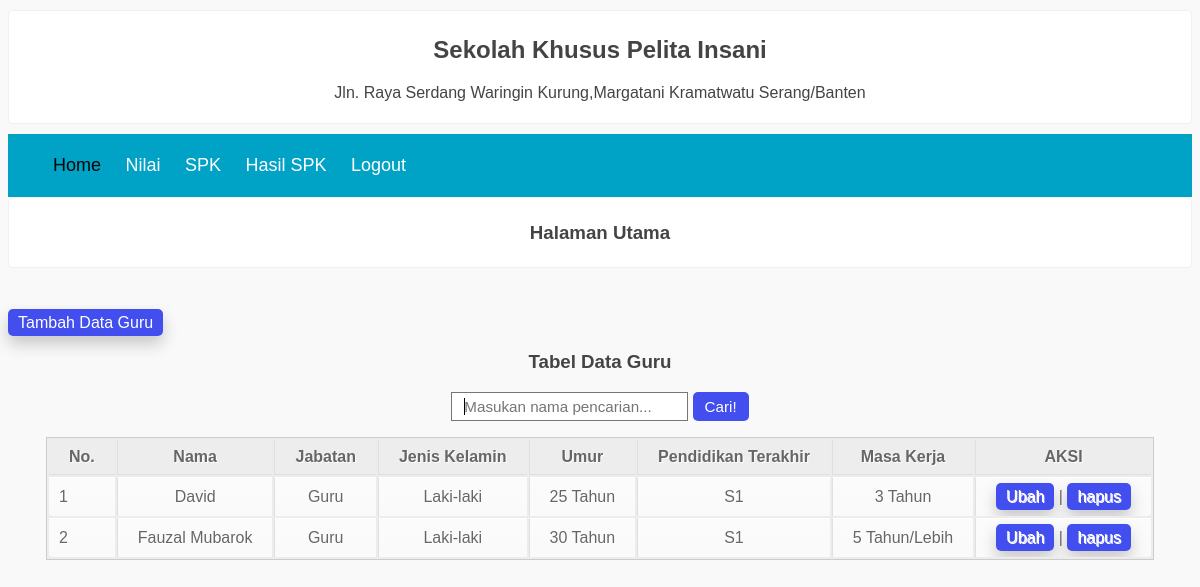
The app's page /index.php (signed in) with its own data.
### tables this page shows
CREATE TABLE `guru` (
  `id` int(11) NOT NULL,
  `nama` varchar(30) NOT NULL,
  `tanggal` varchar(30) NOT NULL,
  `telpon` varchar(20) NOT NULL,
  `kelamin` varchar(20) NOT NULL,
  `alamat` varchar(30) NOT NULL,
  `pend_ter` varchar(8) NOT NULL
);

### functions.php (called while the page is built, shortened)
<?php
$conn = mysqli_connect("localhost", "root", "", "spk");
function query($query){
    global $conn;
    $result = mysqli_query($conn, $query);
    $rows=[];
    while($row = mysqli_fetch_assoc($result) ){
        $rows[] = $row;
    }
    return $rows;
}
?>

### index.php (the view, shortened to what this page needs)
<?php
require 'functions.php';
$mahasiswa = query ("SELECT * FROM guru ORDER BY id");
$sus = count($mahasiswa);
if($sus == 0){
    $jadi = 1;
    }else{
        $jadi = 2;
    }
?>
<html>
<head>
    <link rel="stylesheet" href="css1/style_index4.css">
</head>
<body>
    <div class="content">
        <header>
            <h2 class="judul">Sekolah Khusus Pelita Insani</h2>
            <p align="center">Jln. Raya Serdang Waringin Kurung,Margatani Kramatwatu Serang/Banten</p>
        </header>
        <nav>
            <ul>
                <li id="home"><a href="index.php">Home</a></li>
                <li><a href="nilai.php">Nilai</a></li>
                <li><a href="ubahBobot.php">SPK</a></li>
                <li><a href="report.php">Hasil SPK</a></li>
                <li><a href="logout.php" onclick="return confirm('apakah anda ingin keluar?');">Logout</a></li>
            </ul>
        </nav>
        <header>
            <h3 align="center">Halaman Utama</h3>
        </header>
        <br></br>
    <a href="tambah/tambah_guru.php" class="button">Tambah Data Guru</a>
<?php if ( $jadi == 1 ) : ?>
<hr>
<center><span class="blink">Data Kosong, Silahkan Klik Tambah Data Guru</span><center>
<?php else : ?>
    <center><h3>Tabel Data Guru</h3></center>
    <form action="" method="post" align="center">
        <input type="text" name="keyword" class="cari" size="40" autofocus placeholder="Masukan nama pencarian..."
        autocomplete="off" required>
        <button type="submit" class="cari" name="cari">Cari!</button>
    </form>
    <div class="text">
        <table align="center">
            <thead>
                <tr>
                    <th>No.</th>
                    <th>Nama</th>
                    <th>Jabatan</th>
                    <th>Jenis Kelamin</th>
                    <th>Umur</th>
                    <th>Pendidikan Terakhir</th>
                    <th>Masa Kerja</th>
                    <th>AKSI</th>
                </tr>
            </thead>
                <?php $i = 1; ?>
                <?php foreach($mahasiswa as $row) : ?>
            <tbody>
                <tr>
                    <td><?= $i ?></td>
                    <td><?= $row["nama"]; ?></td>
                    <td><?= $row["kelamin"]; ?></td>
                    <td><?= $row["telpon"]; ?></td>
                    <td><?= $row["tanggal"]; ?> Tahun</td>
                    <td><?= $row["pend_ter"]; ?></td>
                    <td><?= $row["alamat"]; ?></td>
                    <td>
                        <a href="tambah/ubah.php?id=<?= $row["id"]; ?>" class="button">Ubah</a> |
                        <a href="hapus/hapus.php?id=<?= $row["id"]; ?>" class="button" onclick="return confirm('yakin ingin menghapus?');">hapus</a>
                    </td>
                </tr>
            </tbody>
                <?php $i++ ?>
                <?php endforeach; ?>
        </table>
<?php endif ; ?>
    </div>
</body>
</html>

### css1/style_index4.css (style rules this page uses)
body { background-color: #f9f9f9; font-size: 16px; color: #444; font-family: sans-serif; }
.content { width: 100%; margin: 10px auto; margin-bottom: 50px; }
header { background-color: white; padding: 5px 5px; border-radius: 5px; border: 1px solid #f0f0f0; margin-bottom: 10px; }
header h2.judul { text-align: center; }
nav li { display: inline; list-style-type: none; margin-right: 20px; }
nav { background-color: #00a2c6; padding: 5px; top: 0; position: sticky; }
nav a { font-size: 18px; font-weight: 400; text-decoration: none; color: white; }
#home a { color: rgb(5, 5, 5); }
a.button, button.tombol { background-color: #424eee; color: white; text-decoration: none; text-align: center; margin-bottom: 10px; padding: 5px 10px; cursor: pointer; box-shadow: 0px 8px 16px 0px rgba(0, 0, 0, 0.2); border-radius: 5px; }
input.cari { box-sizing: border-box; width: 20%; border-width: 1px; border-style: solid; padding: 5px; outline: 0; font-family: inherit; font-size: 0.95em; }
button.cari { background: #424eee; border: none; padding: 6px 12px; border-radius: 5px; color: white; font-size: 0.95em; }
input.cari { padding: 5px 12px; }
h3 { font-family: sans-serif; }
table { font-family: Arial, Helvetica, sans-serif; color: #666; text-shadow: 1px 1px 0px #fff; background: #eeebec; border: #ccc 1px solid; overflow: auto; }
table th { padding: 8px 20px; border-left: 1px solid #e0e0e0; border-bottom: 1px solid #e0e0e0; background: #ededed; font-size: 1em; }
table th:first-child { border-left: none; }
table tr { text-align: center; padding-left: 10px; }
table td:first-child { text-align: left; padding-left: 10px; border-left: 0; }
table td { padding: 10px 20px; overflow: auto; border-top: 1px solid #ffffff; border-bottom: 1px solid #e0e0e0; border-left: 1px solid #e0e0e0; background: #fafafa; background: -webkit-gradient(linear, left top, left bottom, from(#fbfbfb), to(#fafafa)); background: -moz-linear-gradient(top, #fbfbfb, #fafafa); }
table tr:last-child td { border-bottom: 0; }
table tr:last-child td:first-child { -moz-border-radius-bottomleft: 3px; -webkit-border-bottom-left-radius: 3px; border-bottom-left-radius: 3px; }
table tr:last-child td:last-child { -moz-border-radius-bottomright: 3px; -webkit-border-bottom-right-radius: 3px; border-bottom-right-radius: 3px; }

### records on screen
guru: nama "David", kelamin "Guru", telpon "Laki-laki", tanggal "25", pend_ter "S1", alamat "3 Tahun"
guru: nama "Fauzal Mubarok", kelamin "Guru", telpon "Laki-laki", tanggal "30", pend_ter "S1", alamat "5 Tahun/Lebih"
